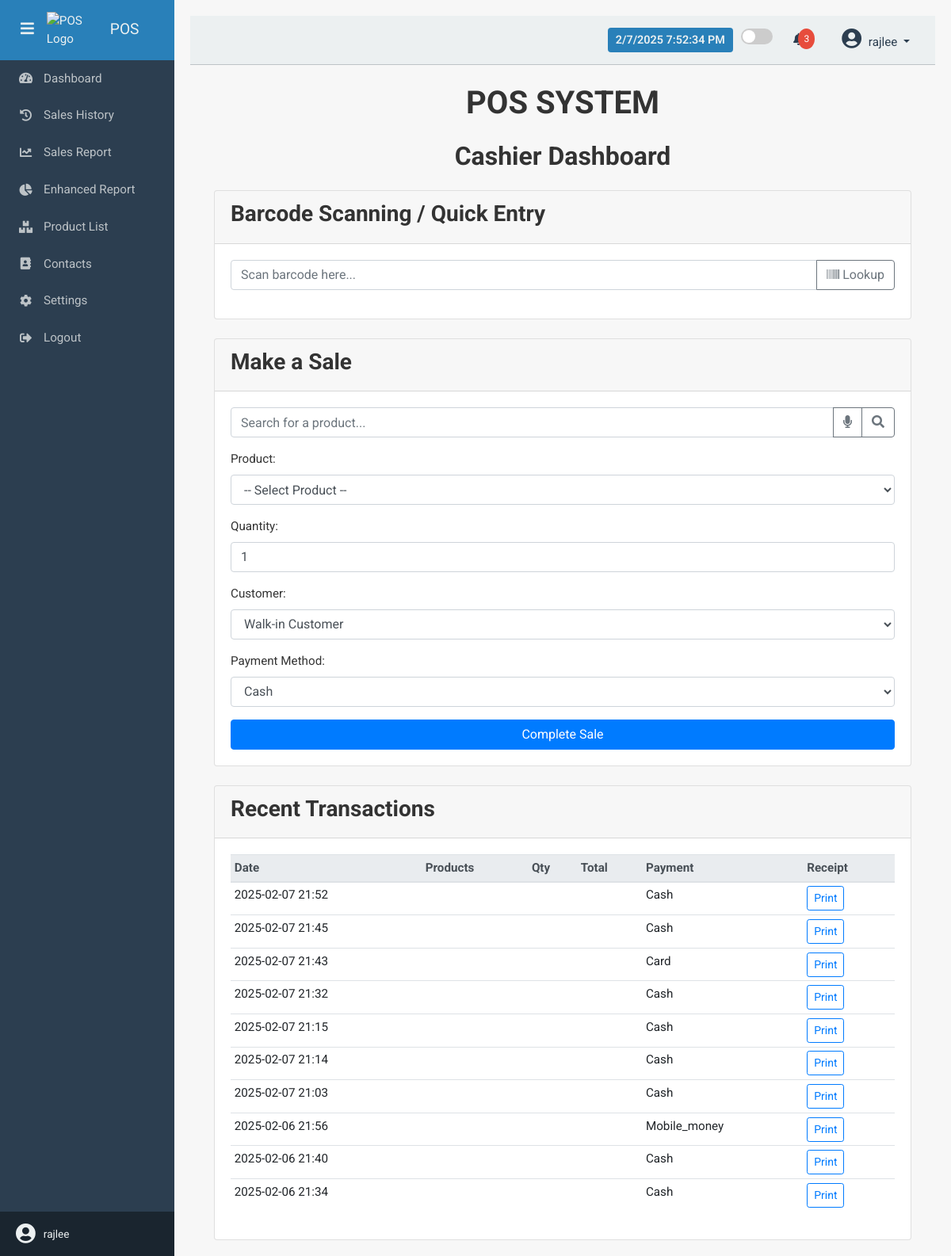
/cashier/ (signed in), run on the app's committed database.
### pos/models.py (models this page shows, shortened)
class Sale(models.Model):
    customer = models.ForeignKey(
        'Customer', null=True, blank=True, on_delete=models.SET_NULL
    )
    product = models.ForeignKey(
        Product, on_delete=models.CASCADE, null=True, blank=True
    )
    quantity = models.PositiveIntegerField(null=True, blank=True)
    total_price = models.DecimalField(
        max_digits=10, decimal_places=2, blank=True, null=True
    )
    total_amount = models.DecimalField(
        max_digits=10, decimal_places=2, blank=True, null=True
    )
    payment_method = models.CharField(
        max_length=50,
        choices=[
            ("cash", "Cash"),
            ("card", "Card"),
            ("mobile_money", "Mobile Money")
        ],
    )
    date = models.DateTimeField(auto_now_add=True)
    cashier = models.ForeignKey(User, on_delete=models.CASCADE)
    def print_receipt_link(self):
        if self.id:
            url = reverse("generate_receipt", args=[self.id])
            return format_html(
                '<a class="button" href="{}" target="_blank">Print Receipt</a>', url
            )
        return "-"
    print_receipt_link.short_description = "Print Receipt"

### pos/views.py (the view, shortened to what this page needs)
# urls.py: path('cashier/', views.cashier_dashboard, name='cashier_dashboard'),
@login_required
def cashier_dashboard(request):
    products = Product.objects.all()
    customers = Customer.objects.all()
    recent_sales = Sale.objects.order_by('-date')[:10]
    context = {
        'products': products,
        'customers': customers,
        'recent_sales': recent_sales,
    }
    return render(request, 'pos/cashier_dashboard.html', context)

### pos/templates/pos/cashier_dashboard.html (shortened to what this page needs)
{% extends "base.html" %}
{% load static %}
{% block content %}
<div class="dashboard-container container">
  <h1 class="text-center mb-4">POS SYSTEM</h1>
  <h2 class="text-center mb-4">Cashier Dashboard</h2>
  <div class="card mb-4">
    <div class="card-header">
      <h3>Barcode Scanning / Quick Entry</h3>
    </div>
    <div class="card-body">
      <div class="input-group mb-3">
        <input type="text" id="barcodeInput" class="form-control" placeholder="Scan barcode here..." autofocus>
        <div class="input-group-append">
          <button class="btn btn-outline-secondary" type="button" onclick="lookupBarcode()">
            <i class="fas fa-barcode"></i> Lookup
          </button>
        </div>
      </div>
    </div>
  </div>
  <div class="card mb-4">
    <div class="card-header">
      <h3>Make a Sale</h3>
    </div>
    <div class="card-body">
      <div class="input-group mb-3">
        <input type="text" id="productSearch" class="form-control" placeholder="Search for a product..." aria-label="Search Product" onkeyup="filterProducts()">
        <div class="input-group-append">
          <button class="btn btn-outline-secondary" type="button" id="voice-btn">
            <i class="fas fa-microphone"></i>
          </button>
          <button class="btn btn-outline-secondary" type="button" onclick="filterProducts()">
            <i class="fas fa-search"></i>
          </button>
        </div>
      </div>
      <form method="post" action="{% url 'cashier_dashboard' %}">
        <div class="form-group">
          <label for="product">Product:</label>
          <select name="product" id="product" class="form-control" required>
            <option value="">-- Select Product --</option>
          </select>
        </div>
        <div class="form-group">
          <label for="quantity">Quantity:</label>
          <input type="number" name="quantity" id="quantity" class="form-control" min="1" value="1" required>
        </div>
        <div class="form-group">
          <label for="customer">Customer:</label>
          <select name="customer" id="customer" class="form-control">
            <option value="">Walk-in Customer</option>
          </select>
        </div>
        <div class="form-group">
          <label for="payment_method">Payment Method:</label>
          <select name="payment_method" id="payment_method" class="form-control">
            <option value="cash">Cash</option>
          </select>
        </div>
        <button type="submit" class="btn btn-primary btn-block">Complete Sale</button>
      </form>
    </div>
  </div>
  <div class="card">
    <div class="card-header">
      <h3>Recent Transactions</h3>
    </div>
    <div class="card-body">
      <table class="table table-sm table-hover">
        <thead class="thead-light">
          <tr>
            <th>Date</th>
            <th>Products</th>
            <th>Qty</th>
            <th>Total</th>
            <th>Payment</th>
            <th>Receipt</th>
          </tr>
        </thead>
        <tbody>
          {% for sale in recent_sales %}
          <tr>
            <td>{{ sale.date|date:"Y-m-d H:i" }}</td>
            <td>
            </td>
            <td>
            </td>
            <td>
            </td>
            <td>{{ sale.payment_method|capfirst }}</td>
            <td>
              <a href="{% url 'receipt_view' sale.id %}" target="_blank" class="btn btn-sm btn-outline-primary">
                Print
              </a>
            </td>
          </tr>
          {% empty %}
          <tr>
            <td colspan="6" class="text-center">No transactions yet.</td>
          </tr>
          {% endfor %}
        </tbody>
      </table>
    </div>
  </div>
</div>
{% endblock %}

### pos/templates/base.html (shortened to what this page needs)
{% load static %}
<!DOCTYPE html>
<html lang="en">
<head>
  <link href="https://stackpath.bootstrapcdn.com/bootstrap/4.5.2/css/bootstrap.min.css" rel="stylesheet" />
  <link rel="stylesheet" href="https://cdnjs.cloudflare.com/ajax/libs/font-awesome/5.15.1/css/all.min.css" />
</head>
<body>
  <div id="sidebar">
    <div>
      <div class="sidebar-header">
        <button id="toggle-btn" class="toggle-btn">
          <i class="fas fa-bars"></i>
        </button>
        <img src="{% static 'images/pos%20logo.png' %}" alt="POS Logo" class="pos-logo">
        <span class="title">POS</span>
      </div>
      <nav class="sidebar-nav">
        <a href="{% url 'cashier_dashboard' %}">
          <i class="fas fa-tachometer-alt"></i>
          <span class="menu-text">Dashboard</span>
        </a>
        <a href="{% url 'sales_history' %}">
          <i class="fas fa-history"></i>
          <span class="menu-text">Sales History</span>
        </a>
        <a href="{% url 'sales_report' %}">
          <i class="fas fa-chart-line"></i>
          <span class="menu-text">Sales Report</span>
        </a>
        <a href="{% url 'enhanced_sales_report' %}">
          <i class="fas fa-chart-pie"></i>
          <span class="menu-text">Enhanced Report</span>
        </a>
        <a href="{% url 'product_list' %}">
          <i class="fas fa-boxes"></i>
          <span class="menu-text">Product List</span>
        </a>
        <a href="{% url 'contacts_list' %}">
          <i class="fas fa-address-book"></i>
          <span class="menu-text">Contacts</span>
        </a>
        <a href="{% url 'settings' %}">
          <i class="fas fa-cog"></i>
          <span class="menu-text">Settings</span>
        </a>
        <a href="{% url 'logout' %}">
          <i class="fas fa-sign-out-alt"></i>
          <span class="menu-text">Logout</span>
        </a>
      </nav>
    </div>
    <div class="sidebar-footer">
      <i class="fas fa-user-circle"></i>
      <div class="user-info">
        <span>{{ user.username }}</span>
      </div>
    </div>
  </div>
  <div id="content">
    <nav class="navbar navbar-expand-lg navbar-light">
      <div class="ml-auto d-flex align-items-center">
        <div id="datetime"></div>
        <div class="theme-toggle">
          <label class="switch">
            <span class="slider"></span>
          </label>
        </div>
        <div class="position-relative mr-3">
          <a class="nav-link" href="#" id="notificationDropdown" data-toggle="dropdown">
            <span class="notification-badge">3</span>
          </a>
        </div>
        <div class="user-dropdown dropdown">
          <a class="nav-link dropdown-toggle" href="#" id="userDropdown" data-toggle="dropdown">
            <i class="fas fa-user-circle"></i>
            <span>{{ user.username }}</span>
          </a>
        </div>
      </div>
    </nav>
    <div class="container-fluid mt-4">
      {% block content %}
      {% endblock %}
    </div>
  </div>
</body>
</html>

### pos/templates/base.html (style rules this page uses)
body { font-family: 'Roboto', sans-serif; background-color: #f7f7f7; color: #333; font-size: 0.95rem; }
h1, h2, h3 { font-weight: 700; }
#sidebar { position: fixed; top: 0; left: 0; width: 220px; height: 100%; background-color: #2c3e50; color: #ecf0f1; transition: width 0.3s ease; overflow: hidden; z-index: 1000; display: flex; flex-direction: column; justify-content: space-between; padding: 0; }
.sidebar-header { display: flex; align-items: center; justify-content: flex-start; padding: 15px 20px; background: #2980b9; }
.sidebar-header .title { font-size: 1.2rem; white-space: nowrap; }
.toggle-btn { background: transparent; border: none; color: #ecf0f1; font-size: 1.2rem; cursor: pointer; outline: none; margin-right: 10px; }
.pos-logo { max-width: 60px; height: auto; margin-right: 20px; }
.sidebar-nav { list-style: none; padding: 0; margin: 0; }
.sidebar-nav a { display: flex; align-items: center; padding: 12px 20px; color: #bdc3c7; text-decoration: none; transition: background 0.3s ease; }
.sidebar-nav a i { width: 25px; text-align: center; }
.menu-text { margin-left: 10px; transition: opacity 0.3s ease; }
.sidebar-footer { display: flex; align-items: center; padding: 15px 20px; background: #1a252f; }
.sidebar-footer i { font-size: 1.6rem; margin-right: 10px; }
.sidebar-footer .user-info { display: flex; flex-direction: column; font-size: 0.85rem; white-space: nowrap; }
#content { margin-left: 220px; transition: margin-left 0.3s ease; padding: 20px; }
.navbar { background-color: #ecf0f1; border-bottom: 1px solid #bdc3c7; }
.navbar .nav-link, .navbar .dropdown-item { color: #2c3e50; }
.notification-badge { position: absolute; top: 5px; right: 2px; padding: 4px 7px; border-radius: 50%; background: #e74c3c; color: white; font-size: 0.75rem; }
.user-dropdown i { font-size: 1.6rem; margin-right: 5px; }
#datetime { font-size: 0.9rem; font-weight: 600; background: #2980b9; color: #ecf0f1; padding: 5px 10px; border-radius: 4px; margin-right: 10px; }
.theme-toggle { display: flex; align-items: center; margin-right: 10px; }
.switch { position: relative; display: inline-block; width: 40px; height: 20px; }
.slider { position: absolute; cursor: pointer; top: 0; left: 0; right: 0; bottom: 0; background-color: #ccc; transition: .4s; border-radius: 20px; }
.slider:before { position: absolute; content: ""; height: 16px; width: 16px; left: 2px; bottom: 2px; background-color: white; transition: .4s; border-radius: 50%; }

### data on the page
Sale: date "2025-02-07 21:52", payment_method "Cash"
Sale: date "2025-02-07 21:45", payment_method "Cash"
Sale: date "2025-02-07 21:43", payment_method "Card"
Sale: date "2025-02-07 21:32", payment_method "Cash"
Sale: date "2025-02-07 21:15", payment_method "Cash"
Sale: date "2025-02-07 21:14", payment_method "Cash"
Sale: date "2025-02-07 21:03", payment_method "Cash"
Sale: date "2025-02-06 21:56", payment_method "Mobile_money"
Sale: date "2025-02-06 21:40", payment_method "Cash"
Sale: date "2025-02-06 21:34", payment_method "Cash"

### other printed values
{{ user.username }} "rajlee"
